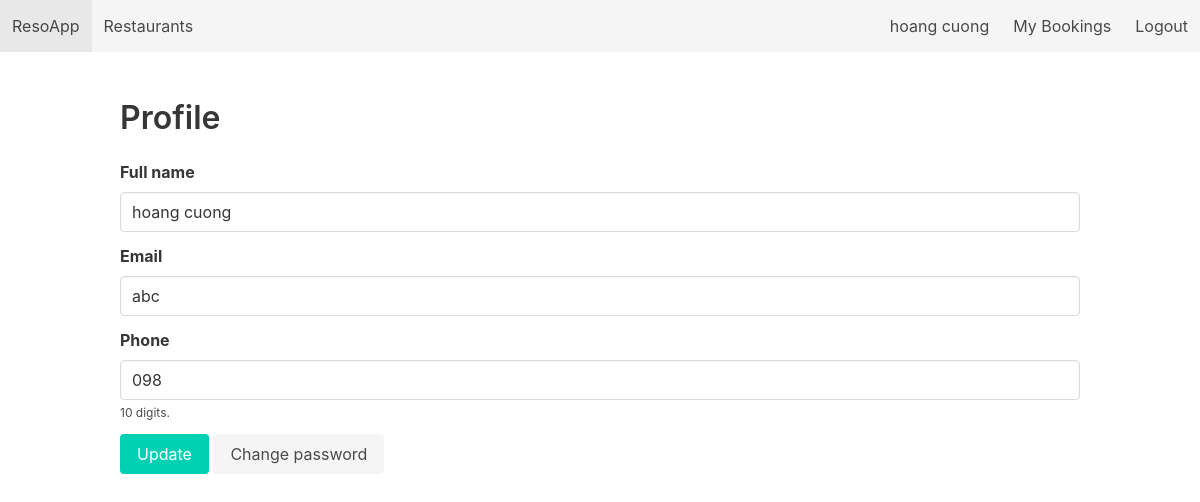
/profile (signed in), run on an earlier commit of the app's database.
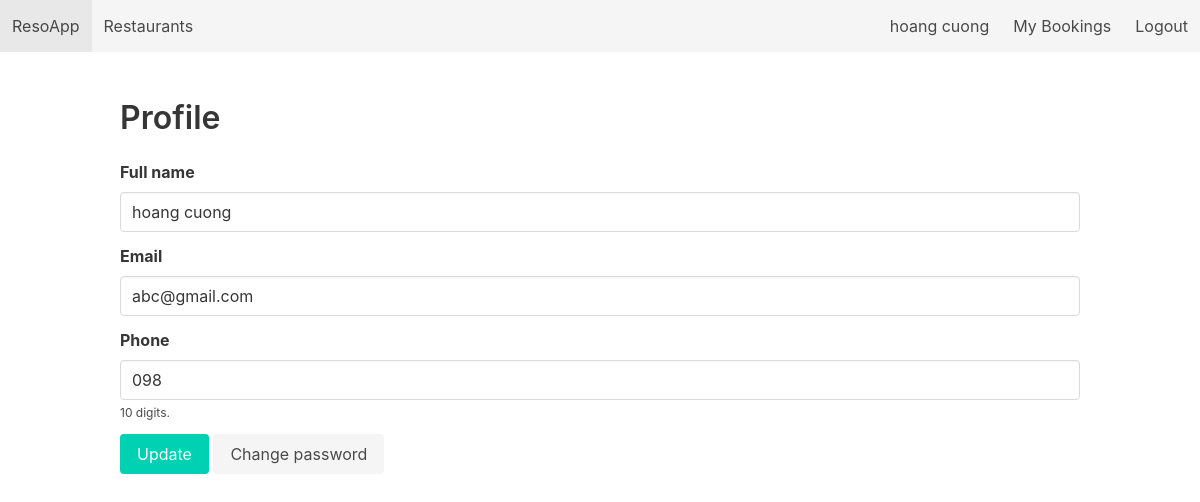
And on a later commit of the database.
### tables this page shows
CREATE TABLE Customers (
        customer_id   INTEGER PRIMARY KEY AUTOINCREMENT,
        username      TEXT UNIQUE NOT NULL,
        password_hash TEXT NOT NULL,
        full_name     TEXT,
        email         TEXT UNIQUE NOT NULL,
        phone         TEXT,
        created_at    DATE DEFAULT (DATE('now'))
    );

### app.py (the view, shortened to what this page needs)
@app.route('/profile', methods=['GET', 'POST'])
@login_required(role='customer')
def profile():
    db = get_db()
    uid = session['user']
    cur = db.execute("SELECT * FROM Customers WHERE customer_id = ?;", (uid,))
    user = cur.fetchone()
    return render_template('profile.html', user=user)

### app.py (called while the page is built)
def get_db():
    if 'db' not in g:
        g.db = sqlite3.connect(DB_PATH, detect_types=sqlite3.PARSE_DECLTYPES)
        g.db.row_factory = sqlite3.Row
        g.db.execute("PRAGMA foreign_keys = ON;")
    return g.db

def login_required(role=None):
    def decorator(f):
        @wraps(f)
        def wrapper(*args, **kwargs):
            if 'user' not in session:
                flash("Please log in first.", "warning")
                return redirect(url_for('login'))
            if role == 'admin' and session.get('role') != 'admin':
                flash("Admin area. Access denied.", "danger")
                return redirect(url_for('index'))
            return f(*args, **kwargs)
        return wrapper
    return decorator

### templates/profile.html
{% extends "base.html" %} {% block content %}
<h2 class="title">Profile</h2>
<form method="post">
  <div class="field">
    <label class="label">Full name</label>
    <div class="control">
      <input class="input" name="full_name" value="{{ user['full_name'] }}" />
    </div>
  </div>
  <div class="field">
    <label class="label">Email</label>
    <div class="control">
      <input
        class="input"
        type="email"
        name="email"
        value="{{ user['email'] }}"
        required
      />
    </div>
  </div>
  <div class="field">
    <label class="label">Phone</label>
    <div class="control">
      <input
        class="input"
        type="tel"
        name="phone"
        value="{{ user['phone'] }}"
        pattern="[0-9]{10}"
        title="Phone number must be 10 digits."
      />
    </div>
    <p class="help">10 digits.</p>
  </div>
  <div class="control">
    <button class="button is-primary">Update</button>
    <a class="button is-light" href="{{ url_for('change_password') }}"
      >Change password</a
    >
  </div>
</form>
{% endblock %}

### templates/base.html (shortened to what this page needs)
<!DOCTYPE html>
<html>
  <head>
    <link
      rel="stylesheet"
      href="https://cdn.jsdelivr.net/npm/bulma@0.9.4/css/bulma.min.css"
    />
  </head>
  <body>
    <nav class="navbar is-light">
      <div class="navbar-brand">
        <a class="navbar-item" href="{{ url_for('index') }}">ResoApp</a>
      </div>
      <div class="navbar-menu">
        <div class="navbar-start">
          <a class="navbar-item" href="{{ url_for('restaurants') }}"
            >Restaurants</a
          >
        </div>
        <div class="navbar-end">
          {% if session.get('user') %}
          <a class="navbar-item" href="{{ url_for('profile') }}"
            >{{ session.get('name') }}</a
          >
          {% if session.get('role') == 'customer' %}
          <a class="navbar-item" href="{{ url_for('bookings') }}"
            >My Bookings</a
          >
          {% elif session.get('role') == 'admin' %} {# Chỉ hiển thị liên kết này
          cho Admin #}
          <a class="navbar-item" href="{{ url_for('admin_dashboard') }}"
            >Admin</a
          >
          {% endif %}
          <a class="navbar-item" href="{{ url_for('logout') }}">Logout</a>
          {% else %}
          <a class="navbar-item" href="{{ url_for('login') }}">Login</a>
          <a class="navbar-item" href="{{ url_for('register') }}">Register</a>
          {% endif %}
        </div>
      </div>
    </nav>
    <section class="section">
      <div class="container">
         {% block content %}{% endblock %}
      </div>
    </section>
  </body>
</html>

What changed in the data, as far as the page shows it:
changed Customers "hoang cuong": email "abc" → "abc@gmail.com"
